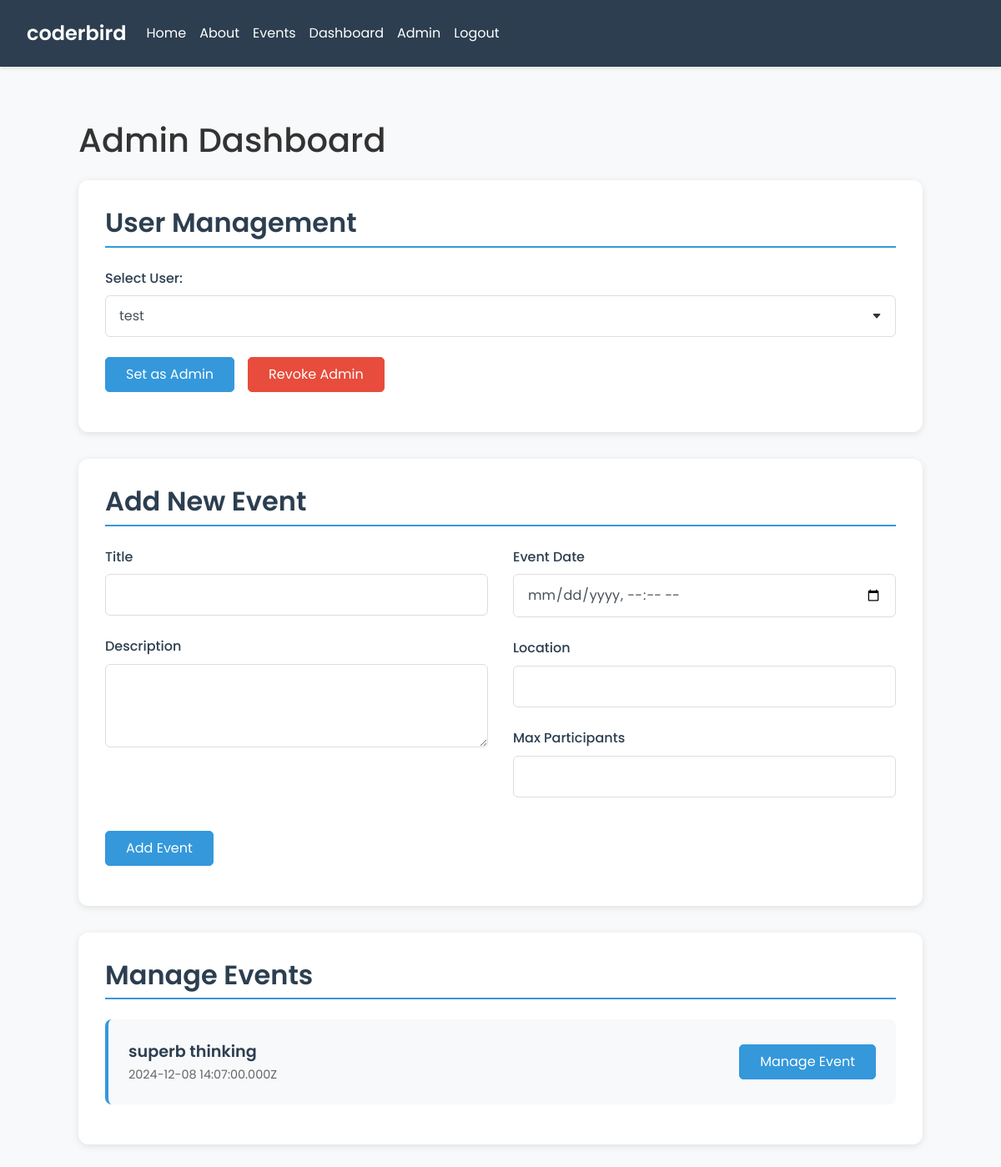
The page /admin (signed in) on the database as committed earlier.
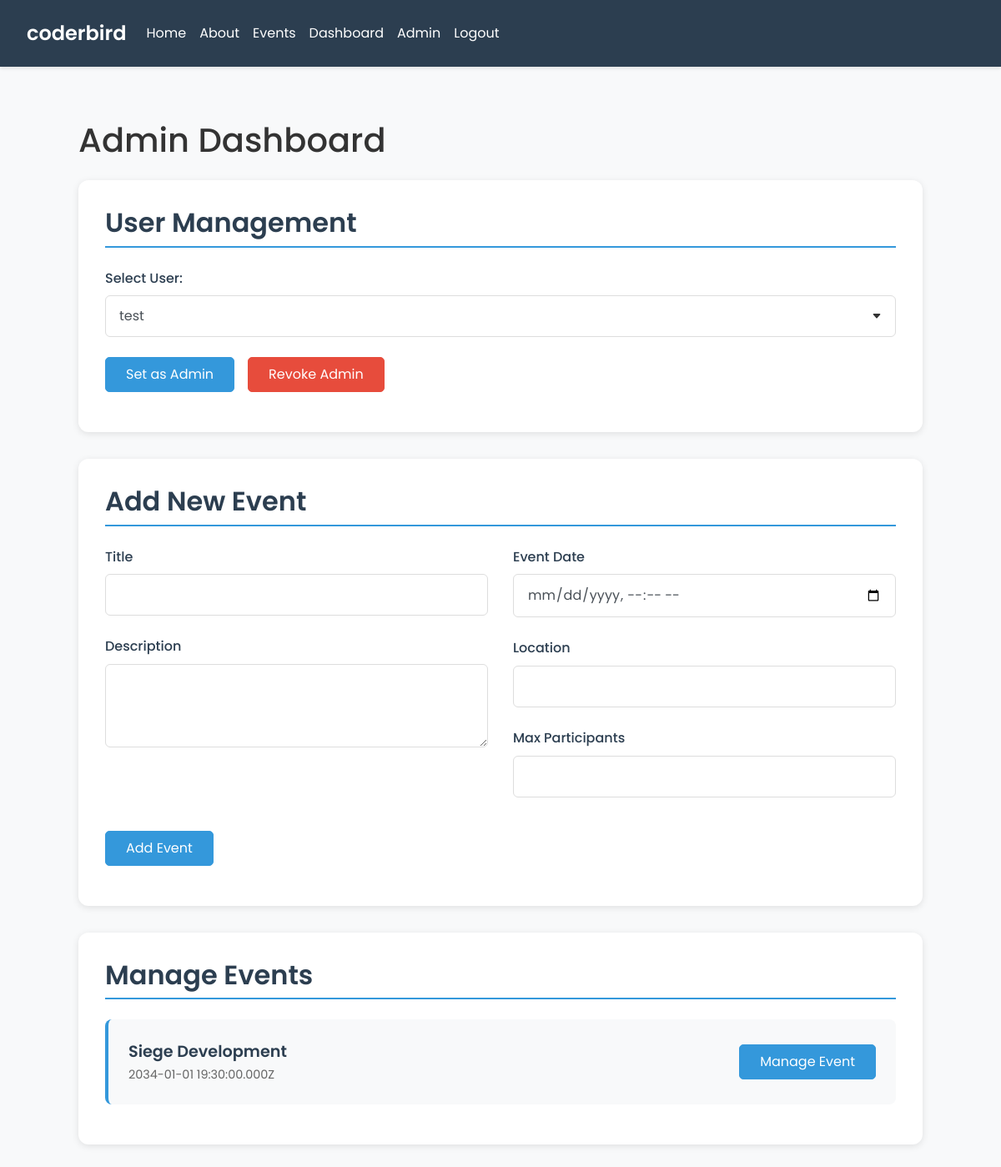
The same page on the database as committed later.
### tables this page shows
CREATE TABLE `events` (`created` TEXT DEFAULT (strftime('%Y-%m-%d %H:%M:%fZ')) NOT NULL, `desc` TEXT DEFAULT '' NOT NULL, `event_date` TEXT DEFAULT '' NOT NULL, `id` TEXT PRIMARY KEY DEFAULT ('r'||lower(hex(randomblob(7)))) NOT NULL, `location` TEXT DEFAULT '' NOT NULL, `max_participants` NUMERIC DEFAULT 0 NOT NULL, `title` TEXT DEFAULT '' NOT NULL, `updated` TEXT DEFAULT (strftime('%Y-%m-%d %H:%M:%fZ')) NOT NULL, "participants" NUMERIC DEFAULT 0 NOT NULL);

### main.py (the view, shortened to what this page needs)
@app.route('/admin', methods=['GET', 'POST'])
def admin():
    if not is_logged_in():
        flash('Access denied.', 'danger')
        return redirect(url_for('login'))
    if not is_admin():
        flash('Access denied.', 'danger')
        return redirect(url_for('home'))
    conn = get_db_connection()
    cursor = conn.cursor()
    cursor.execute('SELECT * FROM users')
    users = cursor.fetchall()
    cursor.execute('SELECT * FROM events')
    events = cursor.fetchall()
    close_db_connection(conn)
    return render_template('admin.html', users=users, events=events, is_logged_in=is_logged_in, is_admin=is_admin)

### main.py (called while the page is built)
def is_logged_in():
    return 'user_id' in session

def is_admin():
    if not is_logged_in():
        pass
    else:
        conn = get_db_connection()
        cursor = conn.cursor()
        cursor.execute('SELECT * FROM users WHERE email = ?', (session['email'],))
        user = cursor.fetchone()
        close_db_connection(conn)
        return user['admin']

def get_db_connection():
    conn = sqlite3.connect(r'pb_data\data.db')
    conn.row_factory = sqlite3.Row
    return conn

def close_db_connection(conn):
    conn.close()

### templates/admin.html
{% extends 'base.html' %}
{% block content %}
<div class="admin-dashboard">
    <h1 class="mb-4">Admin Dashboard</h1>
    <div class="admin-card">
        <h2>User Management</h2>
        <form method="POST">
            <div class="form-group">
                <label for="user">Select User:</label>
                <select class="form-control" name="user_id" id="user" required>
                    {% for user in users %}
                        <option value="{{ user.id }}">{{ user.username }}</option>
                    {% endfor %}
                </select>
            </div>
            <div class="admin-actions">
                <button class="btn btn-primary" type="submit" name="action" value="set_admin">Set as Admin</button>
                <button class="btn btn-danger" type="submit" name="action" value="revoke_admin">Revoke Admin</button>
            </div>
        </form>
    </div>
    <div class="admin-card">
        <h2>Add New Event</h2>
        <form method="POST">
            <div class="row">
                <div class="col-md-6">
                    <div class="form-group">
                        <label for="title">Title</label>
                        <input class="form-control" type="text" id="title" name="title" required>
                    </div>
                    <div class="form-group">
                        <label for="desc">Description</label>
                        <textarea class="form-control" id="desc" name="desc" rows="3" required></textarea>
                    </div>
                </div>
                <div class="col-md-6">
                    <div class="form-group">
                        <label for="event_date">Event Date</label>
                        <input class="form-control" type="datetime-local" id="event_date" name="event_date" required>
                    </div>
                    <div class="form-group">
                        <label for="location">Location</label>
                        <input class="form-control" type="text" id="location" name="location" required>
                    </div>
                    <div class="form-group">
                        <label for="max_p">Max Participants</label>
                        <input class="form-control" type="number" id="max_p" name="max_p" required>
                    </div>
                </div>
            </div>
            <div class="admin-actions">
                <button class="btn btn-primary" type="submit" name="action" value="add_event">Add Event</button>
            </div>
        </form>
    </div>
    <div class="admin-card">
        <h2>Manage Events</h2>
        <ul class="events-list">
            {% for event in events %}
                <li class="event-item">
                    <div class="event-info">
                        <div class="event-title">{{ event['title'] }}</div>
                        <div class="event-date">{{ event['event_date'] }}</div>
                    </div>
                    <form method="POST" action="{{ url_for('manage_event', event_id=event['id']) }}">
                        <button class="btn btn-primary">Manage Event</button>
                    </form>
                </li>
            {% endfor %}
        </ul>
    </div>
</div>
{% endblock %}

Rows that differ between the two databases and show on the page:
removed events: title "superb thinking", event_date "2024-12-08 14:07:00.000Z"
added events: title "Siege Development", event_date "2034-01-01 19:30:00.000Z"
